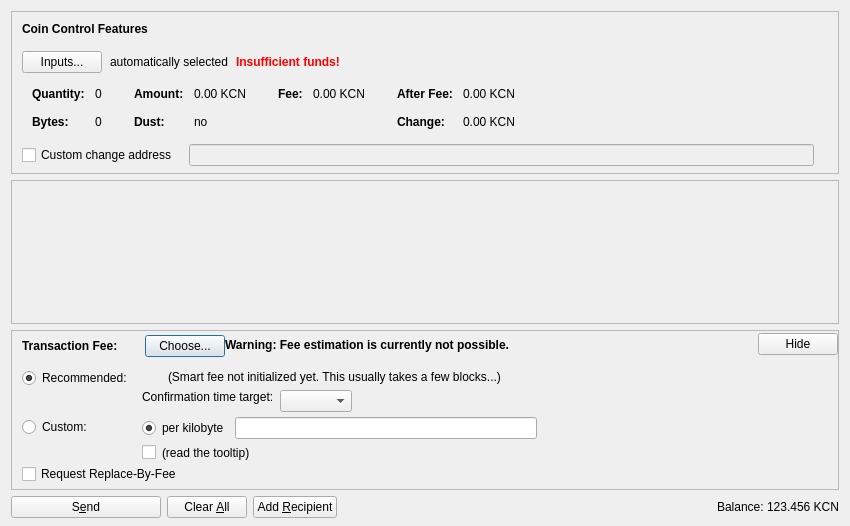
<?xml version="1.0" encoding="UTF-8"?>
<ui version="4.0">
 <class>SendCoinsDialog</class>
 <widget class="QDialog" name="SendCoinsDialog">
  <property name="geometry">
   <rect>
    <x>0</x>
    <y>0</y>
    <width>850</width>
    <height>526</height>
   </rect>
  </property>
  <property name="windowTitle">
   <string>Send Coins</string>
  </property>
  <layout class="QVBoxLayout" name="verticalLayout" stretch="0,1,0,0">
   <property name="bottomMargin">
    <number>8</number>
   </property>
   <item>
    <widget class="QFrame" name="frameCoinControl">
     <property name="sizePolicy">
      <sizepolicy hsizetype="Expanding" vsizetype="Expanding">
       <horstretch>0</horstretch>
       <verstretch>0</verstretch>
      </sizepolicy>
     </property>
     <property name="maximumSize">
      <size>
       <width>16777215</width>
       <height>16777215</height>
      </size>
     </property>
     <property name="frameShape">
      <enum>QFrame::StyledPanel</enum>
     </property>
     <property name="frameShadow">
      <enum>QFrame::Sunken</enum>
     </property>
     <layout class="QVBoxLayout" name="verticalLayoutCoinControl2">
      <property name="spacing">
       <number>0</number>
      </property>
      <property name="leftMargin">
       <number>0</number>
      </property>
      <property name="topMargin">
       <number>0</number>
      </property>
      <property name="rightMargin">
       <number>0</number>
      </property>
      <property name="bottomMargin">
       <number>6</number>
      </property>
      <item>
       <layout class="QVBoxLayout" name="verticalLayoutCoinControl" stretch="0,0,0,0,1">
        <property name="spacing">
         <number>0</number>
        </property>
        <property name="leftMargin">
         <number>10</number>
        </property>
        <property name="topMargin">
         <number>10</number>
        </property>
        <item>
         <layout class="QHBoxLayout" name="horizontalLayoutCoinControl1">
          <property name="bottomMargin">
           <number>15</number>
          </property>
          <item>
           <widget class="QLabel" name="labelCoinControlFeatures">
            <property name="sizePolicy">
             <sizepolicy hsizetype="Preferred" vsizetype="Maximum">
              <horstretch>0</horstretch>
              <verstretch>0</verstretch>
             </sizepolicy>
            </property>
            <property name="font">
             <font>
              <weight>75</weight>
              <bold>true</bold>
             </font>
            </property>
            <property name="styleSheet">
             <string notr="true">font-weight:bold;</string>
            </property>
            <property name="text">
             <string>Coin Control Features</string>
            </property>
           </widget>
          </item>
         </layout>
        </item>
        <item>
         <layout class="QHBoxLayout" name="horizontalLayoutCoinControl2" stretch="0,0,0,0">
          <property name="spacing">
           <number>8</number>
          </property>
          <property name="bottomMargin">
           <number>10</number>
          </property>
          <item>
           <widget class="QPushButton" name="pushButtonCoinControl">
            <property name="styleSheet">
             <string notr="true"/>
            </property>
            <property name="text">
             <string>Inputs...</string>
            </property>
            <property name="autoDefault">
             <bool>false</bool>
            </property>
           </widget>
          </item>
          <item>
           <widget class="QLabel" name="labelCoinControlAutomaticallySelected">
            <property name="text">
             <string>automatically selected</string>
            </property>
            <property name="margin">
             <number>5</number>
            </property>
           </widget>
          </item>
          <item>
           <widget class="QLabel" name="labelCoinControlInsuffFunds">
            <property name="font">
             <font>
              <weight>75</weight>
              <bold>true</bold>
             </font>
            </property>
            <property name="styleSheet">
             <string notr="true">color:red;font-weight:bold;</string>
            </property>
            <property name="text">
             <string>Insufficient funds!</string>
            </property>
            <property name="margin">
             <number>5</number>
            </property>
           </widget>
          </item>
          <item>
           <spacer name="horizontalSpacerCoinControl">
            <property name="orientation">
             <enum>Qt::Horizontal</enum>
            </property>
            <property name="sizeHint" stdset="0">
             <size>
              <width>40</width>
              <height>1</height>
             </size>
            </property>
           </spacer>
          </item>
         </layout>
        </item>
        <item>
         <widget class="QWidget" name="widgetCoinControl" native="true">
          <property name="sizePolicy">
           <sizepolicy hsizetype="Preferred" vsizetype="Preferred">
            <horstretch>0</horstretch>
            <verstretch>0</verstretch>
           </sizepolicy>
          </property>
          <property name="minimumSize">
           <size>
            <width>0</width>
            <height>0</height>
           </size>
          </property>
          <property name="styleSheet">
           <string notr="true"/>
          </property>
          <layout class="QHBoxLayout" name="horizontalLayoutCoinControl5">
           <property name="leftMargin">
            <number>0</number>
           </property>
           <property name="topMargin">
            <number>0</number>
           </property>
           <property name="rightMargin">
            <number>0</number>
           </property>
           <property name="bottomMargin">
            <number>0</number>
           </property>
           <item>
            <layout class="QHBoxLayout" name="horizontalLayoutCoinControl3" stretch="0,0,0,1">
             <property name="spacing">
              <number>20</number>
             </property>
             <property name="topMargin">
              <number>0</number>
             </property>
             <property name="bottomMargin">
              <number>10</number>
             </property>
             <item>
              <layout class="QFormLayout" name="formLayoutCoinControl1">
               <property name="horizontalSpacing">
                <number>10</number>
               </property>
               <property name="verticalSpacing">
                <number>14</number>
               </property>
               <property name="leftMargin">
                <number>10</number>
               </property>
               <property name="topMargin">
                <number>4</number>
               </property>
               <property name="rightMargin">
                <number>6</number>
               </property>
               <item row="0" column="0">
                <widget class="QLabel" name="labelCoinControlQuantityText">
                 <property name="font">
                  <font>
                   <weight>75</weight>
                   <bold>true</bold>
                  </font>
                 </property>
                 <property name="text">
                  <string>Quantity:</string>
                 </property>
                 <property name="margin">
                  <number>0</number>
                 </property>
                </widget>
               </item>
               <item row="0" column="1">
                <widget class="QLabel" name="labelCoinControlQuantity">
                 <property name="cursor">
                  <cursorShape>IBeamCursor</cursorShape>
                 </property>
                 <property name="contextMenuPolicy">
                  <enum>Qt::ActionsContextMenu</enum>
                 </property>
                 <property name="text">
                  <string notr="true">0</string>
                 </property>
                 <property name="margin">
                  <number>0</number>
                 </property>
                 <property name="textInteractionFlags">
                  <set>Qt::LinksAccessibleByMouse|Qt::TextSelectableByKeyboard|Qt::TextSelectableByMouse</set>
                 </property>
                </widget>
               </item>
               <item row="1" column="0">
                <widget class="QLabel" name="labelCoinControlBytesText">
                 <property name="font">
                  <font>
                   <weight>75</weight>
                   <bold>true</bold>
                  </font>
                 </property>
                 <property name="text">
                  <string>Bytes:</string>
                 </property>
                </widget>
               </item>
               <item row="1" column="1">
                <widget class="QLabel" name="labelCoinControlBytes">
                 <property name="cursor">
                  <cursorShape>IBeamCursor</cursorShape>
                 </property>
                 <property name="contextMenuPolicy">
                  <enum>Qt::ActionsContextMenu</enum>
                 </property>
                 <property name="text">
                  <string notr="true">0</string>
                 </property>
                 <property name="textInteractionFlags">
                  <set>Qt::LinksAccessibleByMouse|Qt::TextSelectableByKeyboard|Qt::TextSelectableByMouse</set>
                 </property>
                </widget>
               </item>
              </layout>
             </item>
             <item>
              <layout class="QFormLayout" name="formLayoutCoinControl2">
               <property name="horizontalSpacing">
                <number>10</number>
               </property>
               <property name="verticalSpacing">
                <number>14</number>
               </property>
               <property name="leftMargin">
                <number>6</number>
               </property>
               <property name="topMargin">
                <number>4</number>
               </property>
               <property name="rightMargin">
                <number>6</number>
               </property>
               <item row="0" column="0">
                <widget class="QLabel" name="labelCoinControlAmountText">
                 <property name="font">
                  <font>
                   <weight>75</weight>
                   <bold>true</bold>
                  </font>
                 </property>
                 <property name="text">
                  <string>Amount:</string>
                 </property>
                 <property name="margin">
                  <number>0</number>
                 </property>
                </widget>
               </item>
               <item row="0" column="1">
                <widget class="QLabel" name="labelCoinControlAmount">
                 <property name="cursor">
                  <cursorShape>IBeamCursor</cursorShape>
                 </property>
                 <property name="contextMenuPolicy">
                  <enum>Qt::ActionsContextMenu</enum>
                 </property>
                 <property name="text">
                  <string notr="true">0.00 KCN</string>
                 </property>
                 <property name="textInteractionFlags">
                  <set>Qt::LinksAccessibleByMouse|Qt::TextSelectableByKeyboard|Qt::TextSelectableByMouse</set>
                 </property>
                </widget>
               </item>
               <item row="1" column="0">
                <widget class="QLabel" name="labelCoinControlLowOutputText">
                 <property name="font">
                  <font>
                   <weight>75</weight>
                   <bold>true</bold>
                  </font>
                 </property>
                 <property name="text">
                  <string>Dust:</string>
                 </property>
                </widget>
               </item>
               <item row="1" column="1">
                <widget class="QLabel" name="labelCoinControlLowOutput">
                 <property name="cursor">
                  <cursorShape>IBeamCursor</cursorShape>
                 </property>
                 <property name="contextMenuPolicy">
                  <enum>Qt::ActionsContextMenu</enum>
                 </property>
                 <property name="text">
                  <string notr="true">no</string>
                 </property>
                 <property name="textInteractionFlags">
                  <set>Qt::LinksAccessibleByMouse|Qt::TextSelectableByKeyboard|Qt::TextSelectableByMouse</set>
                 </property>
                </widget>
               </item>
              </layout>
             </item>
             <item>
              <layout class="QFormLayout" name="formLayoutCoinControl3">
               <property name="horizontalSpacing">
                <number>10</number>
               </property>
               <property name="verticalSpacing">
                <number>14</number>
               </property>
               <property name="leftMargin">
                <number>6</number>
               </property>
               <property name="topMargin">
                <number>4</number>
               </property>
               <property name="rightMargin">
                <number>6</number>
               </property>
               <item row="0" column="0">
                <widget class="QLabel" name="labelCoinControlFeeText">
                 <property name="font">
                  <font>
                   <weight>75</weight>
                   <bold>true</bold>
                  </font>
                 </property>
                 <property name="text">
                  <string>Fee:</string>
                 </property>
                 <property name="margin">
                  <number>0</number>
                 </property>
                </widget>
               </item>
               <item row="0" column="1">
                <widget class="QLabel" name="labelCoinControlFee">
                 <property name="cursor">
                  <cursorShape>IBeamCursor</cursorShape>
                 </property>
                 <property name="contextMenuPolicy">
                  <enum>Qt::ActionsContextMenu</enum>
                 </property>
                 <property name="text">
                  <string notr="true">0.00 KCN</string>
                 </property>
                 <property name="textInteractionFlags">
                  <set>Qt::LinksAccessibleByMouse|Qt::TextSelectableByKeyboard|Qt::TextSelectableByMouse</set>
                 </property>
                </widget>
               </item>
              </layout>
             </item>
             <item>
              <layout class="QFormLayout" name="formLayoutCoinControl4">
               <property name="horizontalSpacing">
                <number>10</number>
               </property>
               <property name="verticalSpacing">
                <number>14</number>
               </property>
               <property name="leftMargin">
                <number>6</number>
               </property>
               <property name="topMargin">
                <number>4</number>
               </property>
               <property name="rightMargin">
                <number>6</number>
               </property>
               <item row="0" column="0">
                <widget class="QLabel" name="labelCoinControlAfterFeeText">
                 <property name="font">
                  <font>
                   <weight>75</weight>
                   <bold>true</bold>
                  </font>
                 </property>
                 <property name="text">
                  <string>After Fee:</string>
                 </property>
                 <property name="margin">
                  <number>0</number>
                 </property>
                </widget>
               </item>
               <item row="0" column="1">
                <widget class="QLabel" name="labelCoinControlAfterFee">
                 <property name="cursor">
                  <cursorShape>IBeamCursor</cursorShape>
                 </property>
                 <property name="contextMenuPolicy">
                  <enum>Qt::ActionsContextMenu</enum>
                 </property>
                 <property name="text">
                  <string notr="true">0.00 KCN</string>
                 </property>
                 <property name="textInteractionFlags">
                  <set>Qt::LinksAccessibleByMouse|Qt::TextSelectableByKeyboard|Qt::TextSelectableByMouse</set>
                 </property>
                </widget>
               </item>
               <item row="1" column="0">
                <widget class="QLabel" name="labelCoinControlChangeText">
                 <property name="font">
                  <font>
                   <weight>75</weight>
                   <bold>true</bold>
                  </font>
                 </property>
                 <property name="text">
                  <string>Change:</string>
                 </property>
                </widget>
               </item>
               <item row="1" column="1">
                <widget class="QLabel" name="labelCoinControlChange">
                 <property name="cursor">
                  <cursorShape>IBeamCursor</cursorShape>
                 </property>
                 <property name="contextMenuPolicy">
                  <enum>Qt::ActionsContextMenu</enum>
                 </property>
                 <property name="text">
                  <string notr="true">0.00 KCN</string>
                 </property>
                 <property name="textInteractionFlags">
                  <set>Qt::LinksAccessibleByMouse|Qt::TextSelectableByKeyboard|Qt::TextSelectableByMouse</set>
                 </property>
                </widget>
               </item>
              </layout>
             </item>
            </layout>
           </item>
          </layout>
         </widget>
        </item>
        <item>
         <layout class="QHBoxLayout" name="horizontalLayoutCoinControl4" stretch="0,0,0">
          <property name="spacing">
           <number>12</number>
          </property>
          <property name="sizeConstraint">
           <enum>QLayout::SetDefaultConstraint</enum>
          </property>
          <property name="topMargin">
           <number>5</number>
          </property>
          <property name="rightMargin">
           <number>5</number>
          </property>
          <item>
           <widget class="QCheckBox" name="checkBoxCoinControlChange">
            <property name="toolTip">
             <string>If this is activated, but the change address is empty or invalid, change will be sent to a newly generated address.</string>
            </property>
            <property name="text">
             <string>Custom change address</string>
            </property>
           </widget>
          </item>
          <item>
           <widget class="QValidatedLineEdit" name="lineEditCoinControlChange">
            <property name="enabled">
             <bool>false</bool>
            </property>
            <property name="sizePolicy">
             <sizepolicy hsizetype="Expanding" vsizetype="Fixed">
              <horstretch>0</horstretch>
              <verstretch>0</verstretch>
             </sizepolicy>
            </property>
           </widget>
          </item>
          <item>
           <widget class="QLabel" name="labelCoinControlChangeLabel">
            <property name="sizePolicy">
             <sizepolicy hsizetype="Preferred" vsizetype="Expanding">
              <horstretch>0</horstretch>
              <verstretch>0</verstretch>
             </sizepolicy>
            </property>
            <property name="minimumSize">
             <size>
              <width>0</width>
              <height>0</height>
             </size>
            </property>
            <property name="text">
             <string/>
            </property>
            <property name="margin">
             <number>3</number>
            </property>
           </widget>
          </item>
         </layout>
        </item>
        <item>
         <spacer name="verticalSpacerCoinControl">
          <property name="orientation">
           <enum>Qt::Vertical</enum>
          </property>
          <property name="sizeHint" stdset="0">
           <size>
            <width>800</width>
            <height>1</height>
           </size>
          </property>
         </spacer>
        </item>
       </layout>
      </item>
     </layout>
    </widget>
   </item>
   <item>
    <widget class="QScrollArea" name="scrollArea">
     <property name="widgetResizable">
      <bool>true</bool>
     </property>
     <widget class="QWidget" name="scrollAreaWidgetContents">
      <property name="geometry">
       <rect>
        <x>0</x>
        <y>0</y>
        <width>830</width>
        <height>104</height>
       </rect>
      </property>
      <layout class="QVBoxLayout" name="verticalLayout_2" stretch="0,1">
       <property name="leftMargin">
        <number>0</number>
       </property>
       <property name="topMargin">
        <number>0</number>
       </property>
       <property name="rightMargin">
        <number>0</number>
       </property>
       <property name="bottomMargin">
        <number>0</number>
       </property>
       <item>
        <layout class="QVBoxLayout" name="entries">
         <property name="spacing">
          <number>6</number>
         </property>
        </layout>
       </item>
       <item>
        <spacer name="verticalSpacer">
         <property name="orientation">
          <enum>Qt::Vertical</enum>
         </property>
         <property name="sizeHint" stdset="0">
          <size>
           <width>20</width>
           <height>40</height>
          </size>
         </property>
        </spacer>
       </item>
      </layout>
     </widget>
    </widget>
   </item>
   <item>
    <widget class="QFrame" name="frameFee">
     <property name="sizePolicy">
      <sizepolicy hsizetype="Expanding" vsizetype="Expanding">
       <horstretch>0</horstretch>
       <verstretch>0</verstretch>
      </sizepolicy>
     </property>
     <property name="maximumSize">
      <size>
       <width>16777215</width>
       <height>16777215</height>
      </size>
     </property>
     <property name="frameShape">
      <enum>QFrame::StyledPanel</enum>
     </property>
     <property name="frameShadow">
      <enum>QFrame::Sunken</enum>
     </property>
     <layout class="QVBoxLayout" name="verticalLayoutFee1">
      <property name="spacing">
       <number>0</number>
      </property>
      <property name="leftMargin">
       <number>0</number>
      </property>
      <property name="topMargin">
       <number>0</number>
      </property>
      <property name="rightMargin">
       <number>0</number>
      </property>
      <property name="bottomMargin">
       <number>0</number>
      </property>
      <item>
       <layout class="QVBoxLayout" name="verticalLayoutFee2" stretch="0,0,0">
        <property name="spacing">
         <number>0</number>
        </property>
        <property name="leftMargin">
         <number>10</number>
        </property>
        <property name="topMargin">
         <number>0</number>
        </property>
        <item>
         <layout class="QHBoxLayout" name="horizontalLayoutFee1">
          <property name="bottomMargin">
           <number>0</number>
          </property>
          <item>
           <layout class="QVBoxLayout" name="verticalLayoutFee7">
            <property name="spacing">
             <number>0</number>
            </property>
            <item>
             <spacer name="verticalSpacerSmartFee">
              <property name="orientation">
               <enum>Qt::Vertical</enum>
              </property>
              <property name="sizeType">
               <enum>QSizePolicy::Fixed</enum>
              </property>
              <property name="sizeHint" stdset="0">
               <size>
                <width>1</width>
                <height>4</height>
               </size>
              </property>
             </spacer>
            </item>
            <item>
             <layout class="QHBoxLayout" name="horizontalLayoutSmartFee">
              <property name="spacing">
               <number>10</number>
              </property>
              <item>
               <widget class="QLabel" name="labelFeeHeadline">
                <property name="sizePolicy">
                 <sizepolicy hsizetype="Preferred" vsizetype="Maximum">
                  <horstretch>0</horstretch>
                  <verstretch>0</verstretch>
                 </sizepolicy>
                </property>
                <property name="font">
                 <font>
                  <weight>75</weight>
                  <bold>true</bold>
                 </font>
                </property>
                <property name="styleSheet">
                 <string notr="true">font-weight:bold;</string>
                </property>
                <property name="text">
                 <string>Transaction Fee:</string>
                </property>
               </widget>
              </item>
              <item>
               <widget class="QLabel" name="labelFeeMinimized">
                <property name="text">
                 <string/>
                </property>
               </widget>
              </item>
              <item>
               <widget class="QPushButton" name="buttonChooseFee">
                <property name="text">
                 <string>Choose...</string>
                </property>
               </widget>
              </item>
             </layout>
            </item>
            <item>
             <spacer name="verticalSpacer_5">
              <property name="orientation">
               <enum>Qt::Vertical</enum>
              </property>
              <property name="sizeHint" stdset="0">
               <size>
                <width>1</width>
                <height>1</height>
               </size>
              </property>
             </spacer>
            </item>
           </layout>
          </item>
          <item>
           <widget class="QLabel" name="fallbackFeeWarningLabel">
            <property name="toolTip">
             <string>Using the fallbackfee can result in sending a transaction that will take several hours or days (or never) to confirm. Consider choosing your fee manually or wait until you have validated the complete chain.</string>
            </property>
            <property name="font">
            <font>
                <weight>75</weight>
                <bold>true</bold>
            </font>
            </property>
            <property name="text">
             <string>Warning: Fee estimation is currently not possible.</string>
            </property>
            <property name="wordWrap">
             <bool>false</bool>
            </property>
           </widget>
          </item>
          <item>
           <spacer name="horizontalSpacer_4">
            <property name="orientation">
             <enum>Qt::Horizontal</enum>
            </property>
            <property name="sizeType">
             <enum>QSizePolicy::MinimumExpanding</enum>
            </property>
            <property name="sizeHint" stdset="0">
             <size>
              <width>40</width>
              <height>20</height>
             </size>
            </property>
           </spacer>
          </item>
          <item>
           <widget class="QPushButton" name="buttonMinimizeFee">
            <property name="toolTip">
             <string>collapse fee-settings</string>
            </property>
            <property name="text">
             <string>Hide</string>
            </property>
           </widget>
          </item>
         </layout>
        </item>
        <item>
         <widget class="QFrame" name="frameFeeSelection">
          <layout class="QVBoxLayout" name="verticalLayoutFee12">
           <property name="spacing">
            <number>0</number>
           </property>
           <property name="leftMargin">
            <number>0</number>
           </property>
           <property name="topMargin">
            <number>0</number>
           </property>
           <property name="rightMargin">
            <number>0</number>
           </property>
           <property name="bottomMargin">
            <number>0</number>
           </property>
           <item>
            <layout class="QGridLayout" name="gridLayoutFee">
             <property name="topMargin">
              <number>10</number>
             </property>
             <property name="bottomMargin">
              <number>4</number>
             </property>
             <property name="horizontalSpacing">
              <number>10</number>
             </property>
             <property name="verticalSpacing">
              <number>4</number>
             </property>
             <item row="1" column="1">
              <layout class="QVBoxLayout" name="verticalLayoutFee8">
               <property name="spacing">
                <number>6</number>
               </property>
               <item>
                <layout class="QHBoxLayout" name="horizontalLayoutFee13">
                 <item>
                  <widget class="QRadioButton" name="radioCustomPerKilobyte">
                   <property name="toolTip">
                    <string>If the custom fee is set to 1000 satoshis and the transaction is only 250 bytes, then &quot;per kilobyte&quot; only pays 250 satoshis in fee, while &quot;total at least&quot; pays 1000 satoshis. For transactions bigger than a kilobyte both pay by kilobyte.</string>
                   </property>
                   <property name="text">
                    <string>per kilobyte</string>
                   </property>
                   <property name="checked">
                    <bool>true</bool>
                   </property>
                   <attribute name="buttonGroup">
                    <string notr="true">groupCustomFee</string>
                   </attribute>
                  </widget>
                 </item>
                 <item>
                  <widget class="BitcoinAmountField" name="customFee"/>
                 </item>
                 <item>
                  <spacer name="horizontalSpacer_6">
                   <property name="orientation">
                    <enum>Qt::Horizontal</enum>
                   </property>
                   <property name="sizeHint" stdset="0">
                    <size>
                     <width>1</width>
                     <height>1</height>
                    </size>
                   </property>
                  </spacer>
                 </item>
                </layout>
               </item>
               <item>
                <layout class="QHBoxLayout" name="horizontalLayoutFee8">
                 <item>
                  <widget class="QCheckBox" name="checkBoxMinimumFee">
                   <property name="toolTip">
                    <string>Paying only the minimum fee is just fine as long as there is less transaction volume than space in the blocks. But be aware that this can end up in a never confirming transaction once there is more demand for kubercoin transactions than the network can process.</string>
                   </property>
                   <property name="text">
                    <string/>
                   </property>
                  </widget>
                 </item>
                 <item>
                  <widget class="QLabel" name="labelMinFeeWarning">
                   <property name="enabled">
                    <bool>true</bool>
                   </property>
                   <property name="toolTip">
                    <string>Paying only the minimum fee is just fine as long as there is less transaction volume than space in the blocks. But be aware that this can end up in a never confirming transaction once there is more demand for kubercoin transactions than the network can process.</string>
                   </property>
                   <property name="text">
                    <string>(read the tooltip)</string>
                   </property>
                   <property name="margin">
                    <number>5</number>
                   </property>
                  </widget>
                 </item>
                 <item>
                  <spacer name="horizontalSpacer_2">
                   <property name="orientation">
                    <enum>Qt::Horizontal</enum>
                   </property>
                   <property name="sizeHint" stdset="0">
                    <size>
                     <width>1</width>
                     <height>1</height>
                    </size>
                   </property>
                  </spacer>
                 </item>
                </layout>
               </item>
              </layout>
             </item>
             <item row="0" column="0">
              <layout class="QVBoxLayout" name="verticalLayoutFee4" stretch="0,1">
               <item>
                <widget class="QRadioButton" name="radioSmartFee">
                 <property name="text">
                  <string>Recommended:</string>
                 </property>
                 <property name="checked">
                  <bool>true</bool>
                 </property>
                 <attribute name="buttonGroup">
                  <string notr="true">groupFee</string>
                 </attribute>
                </widget>
               </item>
               <item>
                <spacer name="verticalSpacer_2">
                 <property name="orientation">
                  <enum>Qt::Vertical</enum>
                 </property>
                 <property name="sizeHint" stdset="0">
                  <size>
                   <width>1</width>
                   <height>1</height>
                  </size>
                 </property>
                </spacer>
               </item>
              </layout>
             </item>
             <item row="1" column="0">
              <layout class="QVBoxLayout" name="verticalLayoutFee9" stretch="0,1">
               <item>
                <widget class="QRadioButton" name="radioCustomFee">
                 <property name="text">
                  <string>Custom:</string>
                 </property>
                 <attribute name="buttonGroup">
                  <string notr="true">groupFee</string>
                 </attribute>
                </widget>
               </item>
               <item>
                <spacer name="verticalSpacer_6">
                 <property name="orientation">
                  <enum>Qt::Vertical</enum>
                 </property>
                 <property name="sizeHint" stdset="0">
                  <size>
                   <width>1</width>
                   <height>1</height>
                  </size>
                 </property>
                </spacer>
               </item>
              </layout>
             </item>
             <item row="0" column="1">
              <layout class="QVBoxLayout" name="verticalLayoutFee3" stretch="0,0,1">
               <property name="spacing">
                <number>6</number>
               </property>
               <property name="topMargin">
                <number>2</number>
               </property>
               <item>
                <layout class="QHBoxLayout" name="horizontalLayoutFee12">
                 <item>
                  <widget class="QLabel" name="labelSmartFee">
                   <property name="text">
                    <string/>
                   </property>
                   <property name="margin">
                    <number>2</number>
                   </property>
                  </widget>
                 </item>
                 <item>
                  <widget class="QLabel" name="labelFeeEstimation">
                   <property name="text">
                    <string/>
                   </property>
                  </widget>
                 </item>
                 <item>
                  <widget class="QLabel" name="labelSmartFee2">
                   <property name="text">
                    <string>(Smart fee not initialized yet. This usually takes a few blocks...)</string>
                   </property>
                   <property name="margin">
                    <number>2</number>
                   </property>
                  </widget>
                 </item>
                 <item>
                  <spacer name="horizontalSpacer_5">
                   <property name="orientation">
                    <enum>Qt::Horizontal</enum>
                   </property>
                   <property name="sizeHint" stdset="0">
                    <size>
                     <width>1</width>
                     <height>1</height>
                    </size>
                   </property>
                  </spacer>
                 </item>
                </layout>
               </item>
               <item>
                <layout class="QHBoxLayout" name="horizontalLayoutFee9">
                 <item>
                  <layout class="QVBoxLayout" name="verticalLayoutFee6">
                   <item>
                    <widget class="QLabel" name="labelSmartFee3">
                     <property name="text">
                      <string>Confirmation time target:</string>
                     </property>
                     <property name="margin">
                      <number>2</number>
                     </property>
                    </widget>
                   </item>
                   <item>
                    <spacer name="verticalSpacer_3">
                     <property name="orientation">
                      <enum>Qt::Vertical</enum>
                     </property>
                     <property name="sizeHint" stdset="0">
                      <size>
                       <width>1</width>
                       <height>1</height>
                      </size>
                     </property>
                    </spacer>
                   </item>
                  </layout>
                 </item>
                 <item>
                  <layout class="QVBoxLayout" name="verticalLayoutFee5">
                   <property name="rightMargin">
                    <number>30</number>
                   </property>
                   <item>
                    <layout class="QHBoxLayout" name="horizontalLayoutConfTarget">
                     <property name="bottomMargin">
                      <number>0</number>
                     </property>
                     <item>
                      <widget class="QComboBox" name="confTargetSelector"/>
                     </item>
                     <item>
                      <spacer name="horizontalSpacerConfTarget">
                       <property name="orientation">
                        <enum>Qt::Horizontal</enum>
                       </property>
                       <property name="sizeHint" stdset="0">
                        <size>
                         <width>40</width>
                         <height>20</height>
                        </size>
                       </property>
                      </spacer>
                     </item>
                    </layout>
                   </item>
                  </layout>
                 </item>
                </layout>
               </item>
               <item>
                <spacer name="verticalSpacer_4">
                 <property name="orientation">
                  <enum>Qt::Vertical</enum>
                 </property>
                 <property name="sizeHint" stdset="0">
                  <size>
                   <width>1</width>
                   <height>1</height>
                  </size>
                 </property>
                </spacer>
               </item>
              </layout>
             </item>
            </layout>
           </item>
           <item>
            <widget class="QCheckBox" name="optInRBF">
             <property name="text">
              <string>Request Replace-By-Fee</string>
             </property>
             <property name="toolTip">
              <string>Indicates that the sender may wish to replace this transaction with a new one paying higher fees (prior to being confirmed).</string>
             </property>
            </widget>
           </item>
          </layout>
         </widget>
        </item>
        <item>
         <spacer name="verticalSpacerFee">
          <property name="orientation">
           <enum>Qt::Vertical</enum>
          </property>
          <property name="sizeHint" stdset="0">
           <size>
            <width>40</width>
            <height>5</height>
           </size>
          </property>
         </spacer>
        </item>
       </layout>
      </item>
     </layout>
    </widget>
   </item>
   <item>
    <layout class="QHBoxLayout" name="horizontalLayout">
     <item>
      <widget class="QPushButton" name="sendButton">
       <property name="minimumSize">
        <size>
         <width>150</width>
         <height>0</height>
        </size>
       </property>
       <property name="toolTip">
        <string>Confirm the send action</string>
       </property>
       <property name="text">
        <string>S&amp;end</string>
       </property>
       <property name="icon">
        <iconset resource="../bitcoin.qrc">
         <normaloff>:/icons/send</normaloff>:/icons/send</iconset>
       </property>
       <property name="autoDefault">
        <bool>false</bool>
       </property>
       <property name="default">
        <bool>false</bool>
       </property>
      </widget>
     </item>
     <item>
      <widget class="QPushButton" name="clearButton">
       <property name="sizePolicy">
        <sizepolicy hsizetype="Minimum" vsizetype="Fixed">
         <horstretch>0</horstretch>
         <verstretch>0</verstretch>
        </sizepolicy>
       </property>
       <property name="toolTip">
        <string>Clear all fields of the form.</string>
       </property>
       <property name="text">
        <string>Clear &amp;All</string>
       </property>
       <property name="icon">
        <iconset resource="../bitcoin.qrc">
         <normaloff>:/icons/remove</normaloff>:/icons/remove</iconset>
       </property>
       <property name="autoDefault">
        <bool>false</bool>
       </property>
      </widget>
     </item>
     <item>
      <widget class="QPushButton" name="addButton">
       <property name="toolTip">
        <string>Send to multiple recipients at once</string>
       </property>
       <property name="text">
        <string>Add &amp;Recipient</string>
       </property>
       <property name="icon">
        <iconset resource="../bitcoin.qrc">
         <normaloff>:/icons/add</normaloff>:/icons/add</iconset>
       </property>
       <property name="autoDefault">
        <bool>false</bool>
       </property>
      </widget>
     </item>
     <item>
      <spacer name="horizontalSpacer">
       <property name="orientation">
        <enum>Qt::Horizontal</enum>
       </property>
       <property name="sizeHint" stdset="0">
        <size>
         <width>40</width>
         <height>20</height>
        </size>
       </property>
      </spacer>
     </item>
     <item>
      <layout class="QHBoxLayout" name="horizontalLayout_2">
       <property name="spacing">
        <number>3</number>
       </property>
       <item>
        <widget class="QLabel" name="label">
         <property name="sizePolicy">
          <sizepolicy hsizetype="Preferred" vsizetype="Fixed">
           <horstretch>0</horstretch>
           <verstretch>0</verstretch>
          </sizepolicy>
         </property>
         <property name="text">
          <string>Balance:</string>
         </property>
        </widget>
       </item>
       <item>
        <widget class="QLabel" name="labelBalance">
         <property name="sizePolicy">
          <sizepolicy hsizetype="Preferred" vsizetype="Fixed">
           <horstretch>0</horstretch>
           <verstretch>0</verstretch>
          </sizepolicy>
         </property>
         <property name="cursor">
          <cursorShape>IBeamCursor</cursorShape>
         </property>
         <property name="text">
          <string notr="true">123.456 KCN</string>
         </property>
         <property name="textInteractionFlags">
          <set>Qt::LinksAccessibleByMouse|Qt::TextSelectableByKeyboard|Qt::TextSelectableByMouse</set>
         </property>
        </widget>
       </item>
      </layout>
     </item>
    </layout>
   </item>
  </layout>
 </widget>
 <customwidgets>
  <customwidget>
   <class>QValidatedLineEdit</class>
   <extends>QLineEdit</extends>
   <header>qvalidatedlineedit.h</header>
  </customwidget>
  <customwidget>
   <class>BitcoinAmountField</class>
   <extends>QLineEdit</extends>
   <header>bitcoinamountfield.h</header>
   <container>1</container>
  </customwidget>
 </customwidgets>
 <resources>
  <include location="../bitcoin.qrc"/>
 </resources>
 <connections/>
 <buttongroups>
  <buttongroup name="groupFee"/>
  <buttongroup name="groupCustomFee"/>
 </buttongroups>
</ui>
